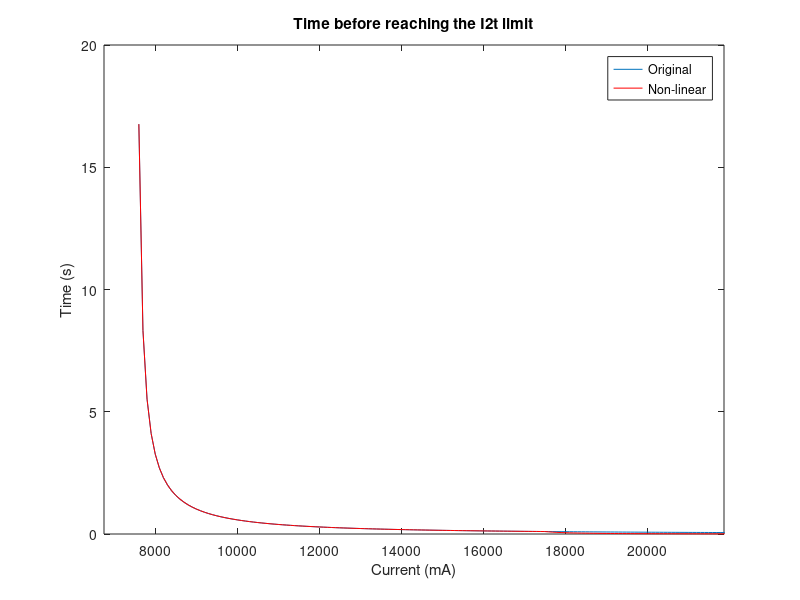

The MATLAB source for this figure:
% I2t current limit: user
% JFDuval, Dephy, Inc. 06/14/2017
% Update August 2018: Added non-linearity
% Update December 2018: Cleaner code and output

% Note: use this file to get your #define values. i2t_1.m can be used to test
% your values with different profiles.

clc;
close all;
clear all;
format short eng

% Period, i2t_compute() call:
dt = 100e-3;      %Every 100ms
Y_TIME_MAX = 20;  %Max time plotted, in seconds

disp('Program these values in i2t-current-limit.h:')
disp('============================================')

% The algorithm uses 8-bit values: we need to scale down the maximum current
% accordingly. It uses real units (mA). Ex.: ±30000mA sensor
% 30000/256 = 117 => shift 7 (div by 128). 30A will give us 234

% Pocket has a ±5A sensor. 5000/256 = 19.53 => shift by 5 (32)

I2T_SHIFT = 7             % Closest bitshift available
SCALE = 128;              % (Octave only, avoids bitwise operations)
NON_LIN_TRESH = 17500;    % mA

% Maximum average current you want to support:
maxAvgCurrent = 7500;     %mA
I2T_LEAK = (maxAvgCurrent / SCALE)^2

% Maximum peak current you want to support, and duration:
currentLimit = 15000;     %mA
currentLimitTime = 0.15;     %s
I2T_LIMIT = (currentLimitTime / dt) * ((currentLimit/SCALE)^2 - I2T_LEAK)

%At what fraction of the max to you want a warning? (0-1)
warn = 0.8;
I2T_WARNING = warn * I2T_LIMIT;

%8-bit non-lin:
I2T_NON_LINEAR_THRESHOLD = NON_LIN_TRESH / SCALE

% Plotting:
CURR = maxAvgCurrent:100:2.5*currentLimit;
CURR2 = (max(0,(CURR-NON_LIN_TRESH)));
tmp = (CURR./SCALE).^2;
tmpNL = ((CURR+10*CURR2)./SCALE).^2;
time = (I2T_LIMIT * dt) ./ ( tmp - I2T_LEAK );
timeNL = (I2T_LIMIT * dt) ./ ( tmpNL - I2T_LEAK );
figure()
plot(CURR, time)
title('Time before reaching the I2t limit')
xlabel('Current (mA)')
ylabel('Time (s)')
ylim([0,Y_TIME_MAX])
xlim([0.9*maxAvgCurrent,1.25*max(currentLimit,NON_LIN_TRESH)])
hold on
plot(CURR, timeNL, 'r')
legend('Original', 'Non-linear')

disp('')
disp('Time at given current (mA):')
CURR = 25000
CURR2 = (max(0,(CURR-NON_LIN_TRESH)));
tmp = (CURR./SCALE).^2;
tmpNL = ((CURR+10*CURR2)./SCALE).^2;
time = (I2T_LIMIT * dt) ./ ( tmp - I2T_LEAK )
timeNL = (I2T_LIMIT * dt) ./ ( tmpNL - I2T_LEAK )
